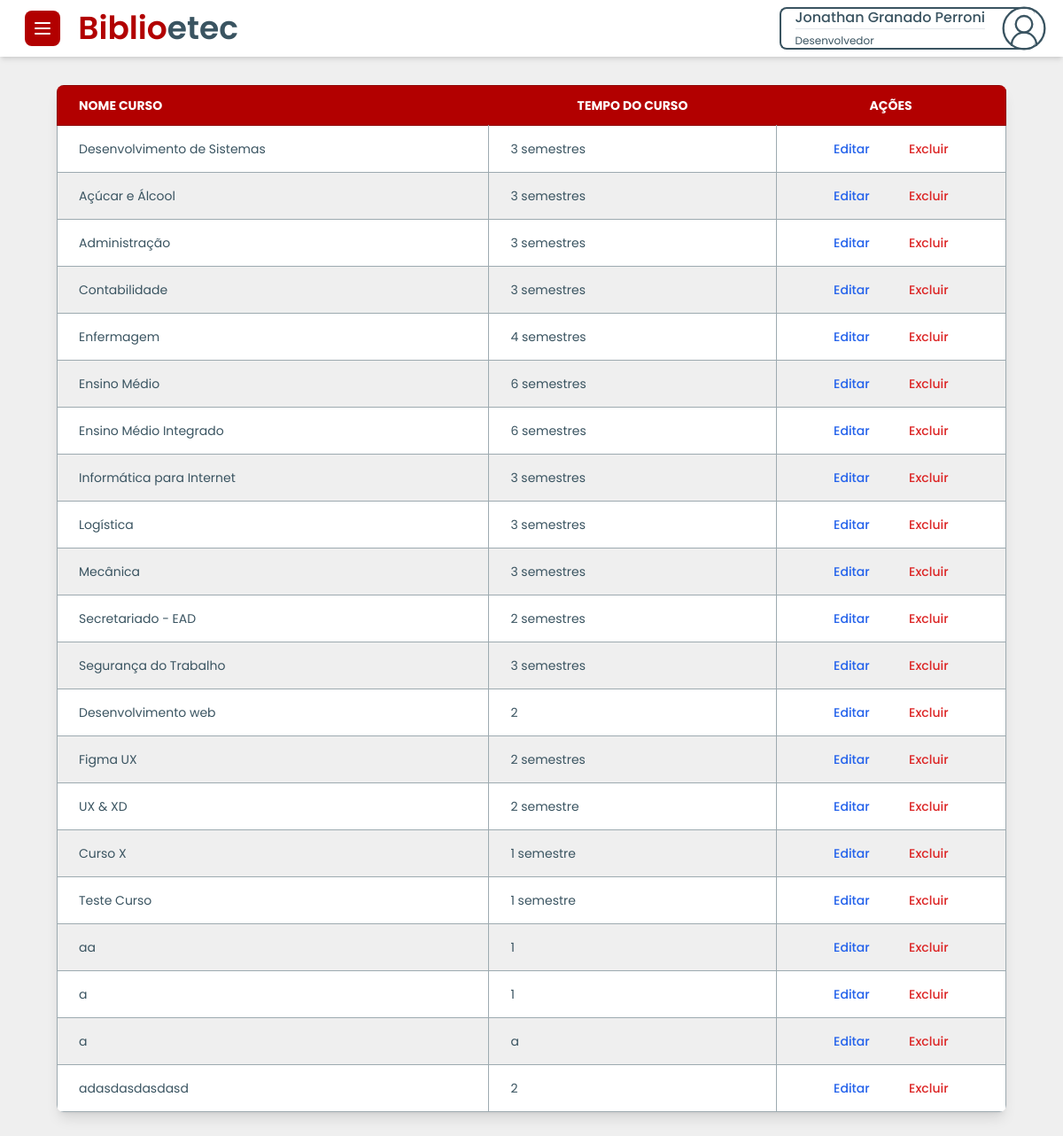
/Users/pageUser/pageGlobal/list/listacursoNew.php (signed in), run on the app's committed database.
### tables this page shows
CREATE TABLE `tbcursos` (
  `codigo` int(11) NOT NULL,
  `nome_escola` text NOT NULL,
  `nome_curso` text NOT NULL,
  `tempo_curso` text NOT NULL,
  `cadastrado_por` varchar(255) NOT NULL,
  `data_cadastro` timestamp NOT NULL DEFAULT current_timestamp() ON UPDATE current_timestamp()
);

### Users/pageUser/pageGlobal/list/listacursoNew.php (the view, shortened to what this page needs)
<?php
 include("../../../../conexao/conexao.php");
?>
<!DOCTYPE html>
<html lang="pt-br">
<head>
    <script src="https://cdn.tailwindcss.com"></script>
    <link href="https://cdn.jsdelivr.net/npm/flowbite@2.5.1/dist/flowbite.min.css" rel="stylesheet" />
    <link rel="stylesheet" href="../../../UserCss/defaults.css">
</head>
<body>
    <nav class="flex justify-between items-center py-2 px-4 bg-white shadow-md">
        <div id="nav-left-side">
            <button data-drawer-target="default-sidebar" data-drawer-toggle="default-sidebar" aria-controls="default-sidebar" type="button" class="inline-flex items-center p-2 ms-3 bg-[var(--primary)] text-sm text-white rounded-lg hover:bg-[var(--primary-emphasis)] focus:outline-none focus:ring-2 focus:ring-gray-200 dark:text-white dark:hover:bg-[var(--primary-emphasis)]">
            </button>
            <a href="#" class="text-4xl mx-4 text-primary font-semibold hidden md:inline" tabindex="-1">Biblio<span class="text-secondary">etec</span></a>
        </div>
        <button id="dropdown-perfil" data-dropdown-toggle="dropdown" class="flex justify-between items-center max-h-12 pl-4 mr-4 bg-white border-2 border-solid border-[var(--secondary)] border-r-0 rounded-lg text-[var(--secondary)] text-left flex-nowrap text-nowrap" type="button">
        <div>
             <span class="text-[var(--secondary)] font-medium"><?php echo $_SESSION['nome']; ?></span>
                <hr>
                <span class="text-xs text-[var(--secondary)]"><?php echo $_SESSION['acesso']; ?></span>
            </div>
        </button>
    </nav>
    <main class="mx-1 sm:mx-16 my-8">
        <div class="relative overflow-x-auto shadow-lg rounded-lg">
            <table class="min-w-full text-sm text-left rtl:text-right text-[var(--secondary)]">
                <thead class="text-sm text-white uppercase bg-[var(--primary)] border border-[var(--primary-emphasis)]">
                    <tr class="">
                        <th scope="col" class="px-6 py-3">Nome Curso</th>
                        <th scope="col" class="px-6 py-3 text-center">Tempo do Curso</th>
                        <th scope="col" class="px-6 py-3 text-center">Ações</th>
                    </tr>
                </thead>
                <tbody class="border border-[var(--grey)]">
                <?php
                    $sql = "SELECT codigo, nome_curso, tempo_curso FROM tbcursos";
                    $result = mysqli_query($conn, $sql);
                    if (mysqli_num_rows($result) > 0) {
                        while($row = mysqli_fetch_assoc($result)) {
                            echo '
                            <tr class="odd:bg-white even:bg-[var(--off-white)] border-b border-[var(--grey)]">
                                <td class="px-4 py-1 md:px-6 md:py-4 min-h-24 md:min-h-10 border-r border-[var(--grey)]">' . htmlspecialchars($row["nome_curso"]) . '</td>
                                <td class="px-4 py-1 md:px-6 md:py-4 min-h-24 md:min-h-10 border-r border-[var(--grey)]">' . htmlspecialchars($row["tempo_curso"]) . '</td>
                                <td class="flex justify-between min-h-24 md:min-h-10 md:justify-evenly gap-1 px-4 py-1 md:px-6 md:py-4">
                                    <a href="../editar/editarCurso.php?codigo=' . urlencode($row["codigo"]) . '" class="font-medium text-blue-600 hover:underline">Editar</a>
                                   <form id="form-excluir" action="../excluir/excluirEscola.php" method="POST"><input value=' . urlencode($row["codigo"]) . ' readonly name="codigo" class="hidden"/> <button type="submit" class="font-medium text-red-600 hover:underline">Excluir</button></form>
                                </td>
                            </tr>';
                        }
                    } else {
                        echo '<tr><td colspan="5" class="text-center px-4 py-1 md:px-6 md:py-4">Nenhum dado encontrado</td></tr>';
                    }
                ?>
                </tbody>
            </table>
        </div>
    </main>
</body>
</html>

### Users/UserCss/defaults.css (style rules this page uses)
:root { --primary: #b20000; --primary-emphasis: #8e0000; --primary-light: #f0bebe; --secondary: #3a5461; --secondary-emphasis: #23323a; --light-grey: #d8dddf; --grey: #9daab0; --dark-grey: #273336; --off-black: #141617; --off-white: #efefef; }
* { box-sizing: border-box !important; font-family: "Poppins", sans-serif !important; }
body { width: 100% !important; display: flex !important; flex-direction: column !important; background-color: var(--off-white) !important; }
.text-primary { color: var(--primary) !important; }
.text-secondary { color: var(--secondary) !important; }

### data on the page
tbcursos: nome_curso "Desenvolvimento de Sistemas", tempo_curso "3 semestres"
tbcursos: nome_curso "Açúcar e Álcool", tempo_curso "3 semestres"
tbcursos: nome_curso "Administração", tempo_curso "3 semestres"
tbcursos: nome_curso "Contabilidade", tempo_curso "3 semestres"
tbcursos: nome_curso "Enfermagem", tempo_curso "4 semestres"
tbcursos: nome_curso "Ensino Médio", tempo_curso "6 semestres"
tbcursos: nome_curso "Ensino Médio Integrado", tempo_curso "6 semestres"
tbcursos: nome_curso "Informática para Internet", tempo_curso "3 semestres"
tbcursos: nome_curso "Logística", tempo_curso "3 semestres"
tbcursos: nome_curso "Mecânica", tempo_curso "3 semestres"
tbcursos: nome_curso "Secretariado - EAD", tempo_curso "2 semestres"
tbcursos: nome_curso "Segurança do Trabalho", tempo_curso "3 semestres"
tbcursos: nome_curso "Desenvolvimento web", tempo_curso "2"
tbcursos: nome_curso "Figma UX", tempo_curso "2 semestres"
tbcursos: nome_curso "UX & XD", tempo_curso "2 semestre"
tbcursos: nome_curso "Curso X", tempo_curso "1 semestre"
tbcursos: nome_curso "Teste Curso", tempo_curso "1 semestre"
tbcursos: nome_curso "aa", tempo_curso "1"
tbcursos: nome_curso "a", tempo_curso "1"
tbcursos: nome_curso "a", tempo_curso "a"
tbcursos: nome_curso "adasdasdasdasd", tempo_curso "2"

### other printed values
$_SESSION['nome'] "Jonathan Granado Perroni"
$_SESSION['acesso'] "Desenvolvedor"
